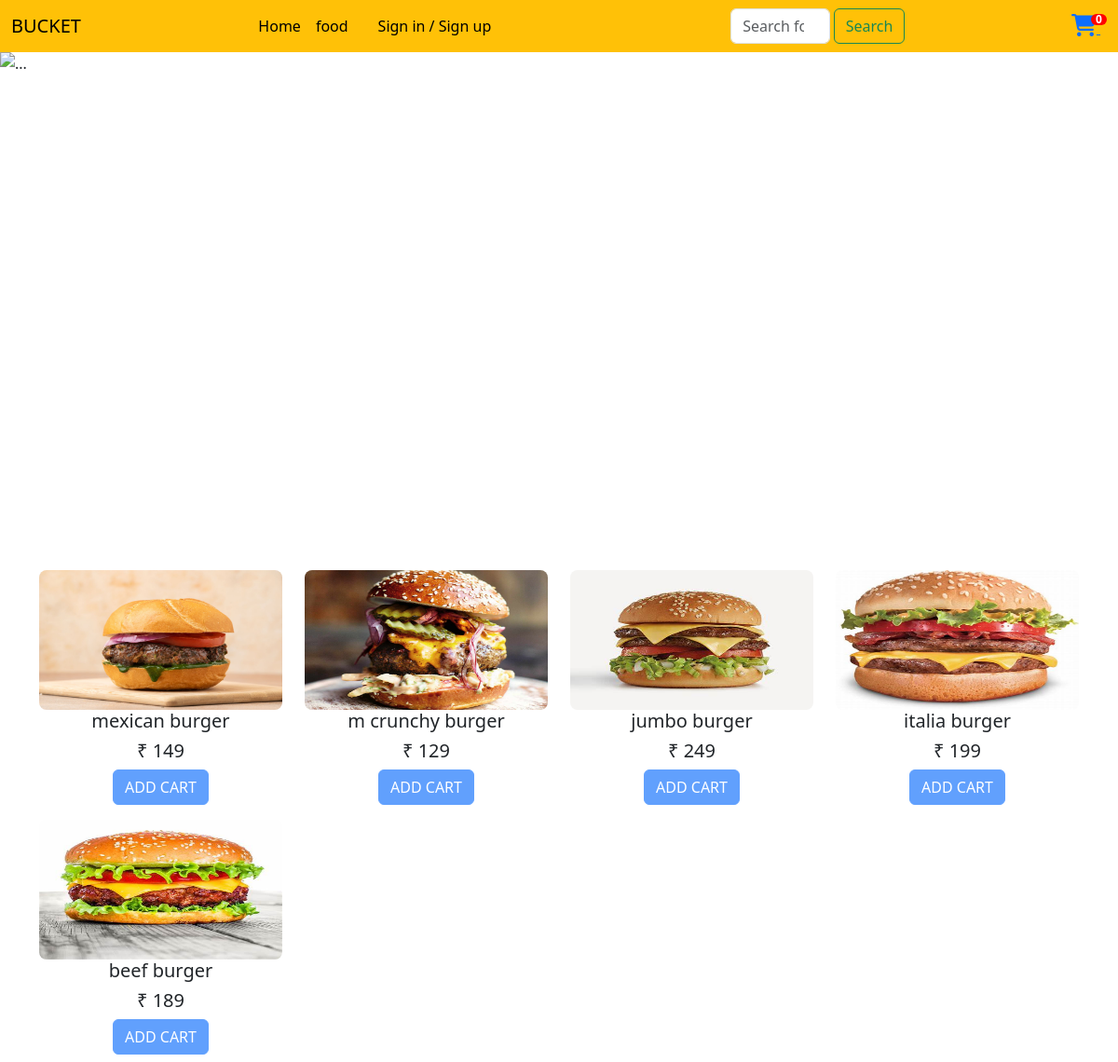
The page /ppage on the database its author committed.
### capp/models.py (models this page shows)
class product(models.Model):
     product_id=models.CharField(max_length=100)
     product_name=models.CharField(max_length=100)
     image=models.ImageField(upload_to='product')
     description=models.CharField(max_length=300)
     price=models.IntegerField()
     category=models.CharField(max_length=1300,default='')

### capp/views.py (the view)
# urls.py: path('ppage',views.productpage,name='ppage'),
def productpage(request):
  print(request.GET,"ppppp")
  name=request.GET.get('q',None)
  if name:
    product_val={
        'product':product2.objects.filter(product_name__contains=name).all(),
    }
  else:
    product_val={
        'product':product2.objects.all(),
    }
  return render(request,'productpage.html',product_val)

### capp/templates/productpage.html (shortened to what this page needs)
{% extends 'home.html'%}
{% load static %}
{% block content %}
<div id="carouselExampleSlidesOnly" class="carousel slide" data-bs-ride="carousel">
  <div class="carousel-inner">
    <div class="carousel-item active">
      <img src="https://logansroadhouse.com/wp-content/uploads/2017/01/Website-Carousel_FriedCheeseburger.jpg"
        class="d-block w-100" height="500px" alt="...">
    </div>
  </div>
</div>
<div class="container text-center mt-5">
  <div class="row row-cols-1 row-cols-sm-2 row-cols-md-4">
    {% for p in product %}
    <div class="col my-2">
      <a href="{% url 'product' p.product_id %}">
        <img src="{{p.image.url}}" alt="Product image" class="card-img-top rounded-3" height="150px">
      </a>
      <div class="card-body">
        <h5 class="card-title">
          <h5 href="{% url 'product' p.product_id %}">{{p.product_name}}</h5>
        </h5>
        <h5>₹ {{p.price}}</h5>
        {% if request.user.is_anonymous %}
        <button class="btn btn-primary disabled">ADD
          CART</button>
        {% else %}
          <button class="btn btn-primary cartBtn" id="cartBtn{{p.id}}" onclick="addToCart({{p.id}},{{p.price}})">ADD
          CART</button>
        {% endif %}
      </div>
    </div>
    {% endfor %}
  </div>
</div>
{% endblock %}

### capp/templates/home.html (shortened to what this page needs)
{% load static %}
<!DOCTYPE html>
<html lang="en">
<head>
  <link rel="stylesheet" href="">
  <link rel="stylesheet" href="https://cdnjs.cloudflare.com/ajax/libs/font-awesome/6.3.0/css/all.min.css">
  <link href="https://cdn.jsdelivr.net/npm/bootstrap@5.3.0/dist/css/bootstrap.min.css" rel="stylesheet"
>
</head>
<body>
  <body>
    <nav class="navbar navbar-expand-lg  bg-warning">
      <div class="container-fluid">
        <a class="navbar-brand pe-5" href="#">BUCKET</a>
        <div class="collapse navbar-collapse" id="navbarSupportedContent">
          <ul class="navbar-nav m-auto mb-2 mb-lg-0 ">
            <li class="nav-item ">
              <a class="nav-link active" aria-current="page" href="{% url 'home' %}" id="home">Home</a>
            </li>
            <li class="nav-item">
              <a class="nav-link active" href="{% url 'ppage' %}" id="food">food</a>
            </li>
            <li class="nav-item">
              <a class="nav-link active" href="login.html" id="food">
                {% if request.user.is_authenticated %}
            <li><a class="nav-link active" href="{% url 'logout' %}">Logout</a></li>
            <li class="navbar-brand ms-5 mt-2 text-success">Hi {{request.user}}</li>
            {% else %}
            <li><a class="nav-link active" href="{% url 'login' %}">Sign in / Sign up</a></li>
            {% endif %}</a>
            </li>
          </ul>
          <div class="container w-25">
            <form class="d-flex" role="search">
              <input class="form-control me-1" type="search" placeholder="Search foods" aria-label="Search">
              <button class="btn btn-outline-success me-5" type="submit">Search</button>
            </form>
          </div>
          <a href="{% url 'cart' %}">
            <i class="fa" style="font-size:24px">&#xf07a;</i>
            <span class='badge badge-warning' id='cart-count'> 0 </span>
          </a>
        </div>
      </div>
    </nav>
    {% block content %}{% endblock content %}
  </body>
</html>

### capp/templates/home.html (style rules this page uses)
.badge { padding-left: 9px; padding-right: 9px; -webkit-border-radius: 9px; -moz-border-radius: 9px; border-radius: 9px; }
#cart-count { font-size: 12px; background: #ff0000; color: #fff; padding: 0 5px; vertical-align: top; margin-left: -10px; }

### rows shown on the page
product: image (picture), product_name "mexican burger", price "149"
product: image (picture), product_name "m crunchy burger", price "129"
product: image (picture), product_name "jumbo burger", price "249"
product: image (picture), product_name "italia burger", price "199"
product: image (picture), product_name "beef burger", price "189"
